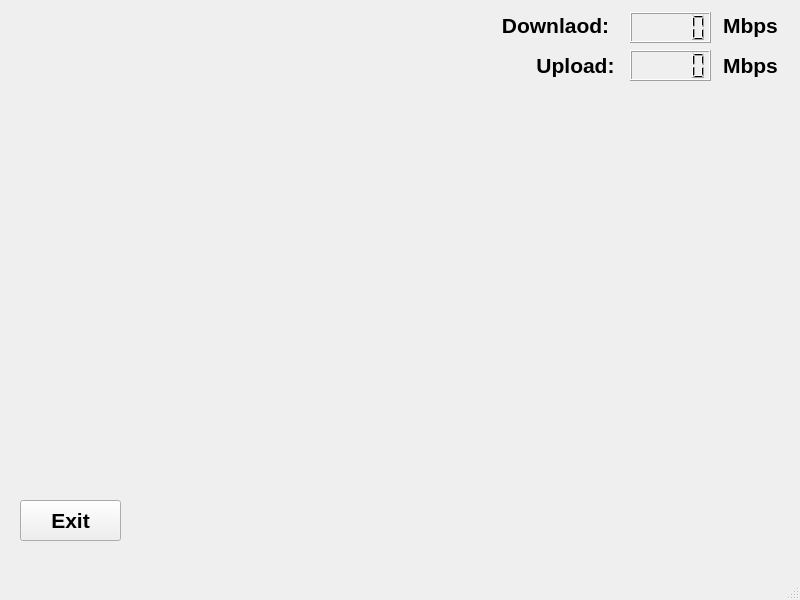
<?xml version="1.0" encoding="UTF-8"?>
<ui version="4.0">
 <class>MainWindow</class>
 <widget class="QMainWindow" name="MainWindow">
  <property name="geometry">
   <rect>
    <x>0</x>
    <y>0</y>
    <width>800</width>
    <height>600</height>
   </rect>
  </property>
  <property name="windowTitle">
   <string>MainWindow</string>
  </property>
  <widget class="QWidget" name="centralwidget">
   <widget class="QPushButton" name="exit_btn">
    <property name="geometry">
     <rect>
      <x>20</x>
      <y>500</y>
      <width>101</width>
      <height>41</height>
     </rect>
    </property>
    <property name="font">
     <font>
      <pointsize>16</pointsize>
      <weight>75</weight>
      <bold>true</bold>
     </font>
    </property>
    <property name="text">
     <string>Exit</string>
    </property>
   </widget>
   <widget class="QLabel" name="label">
    <property name="geometry">
     <rect>
      <x>480</x>
      <y>10</y>
      <width>151</width>
      <height>31</height>
     </rect>
    </property>
    <property name="font">
     <font>
      <pointsize>16</pointsize>
      <weight>75</weight>
      <bold>true</bold>
     </font>
    </property>
    <property name="text">
     <string>Downlaod:</string>
    </property>
    <property name="alignment">
     <set>Qt::AlignCenter</set>
    </property>
   </widget>
   <widget class="QLabel" name="label_2">
    <property name="geometry">
     <rect>
      <x>520</x>
      <y>50</y>
      <width>111</width>
      <height>31</height>
     </rect>
    </property>
    <property name="font">
     <font>
      <pointsize>16</pointsize>
      <weight>75</weight>
      <bold>true</bold>
     </font>
    </property>
    <property name="text">
     <string>Upload:</string>
    </property>
    <property name="alignment">
     <set>Qt::AlignCenter</set>
    </property>
   </widget>
   <widget class="QLCDNumber" name="lcd_download">
    <property name="geometry">
     <rect>
      <x>630</x>
      <y>12</y>
      <width>81</width>
      <height>31</height>
     </rect>
    </property>
    <property name="font">
     <font>
      <pointsize>16</pointsize>
      <weight>50</weight>
      <bold>false</bold>
     </font>
    </property>
   </widget>
   <widget class="QLCDNumber" name="lcd_upload">
    <property name="geometry">
     <rect>
      <x>630</x>
      <y>50</y>
      <width>81</width>
      <height>31</height>
     </rect>
    </property>
    <property name="font">
     <font>
      <pointsize>16</pointsize>
      <weight>50</weight>
      <bold>false</bold>
     </font>
    </property>
   </widget>
   <widget class="QLabel" name="label_3">
    <property name="geometry">
     <rect>
      <x>710</x>
      <y>50</y>
      <width>81</width>
      <height>31</height>
     </rect>
    </property>
    <property name="font">
     <font>
      <pointsize>16</pointsize>
      <weight>75</weight>
      <bold>true</bold>
     </font>
    </property>
    <property name="text">
     <string>Mbps</string>
    </property>
    <property name="alignment">
     <set>Qt::AlignCenter</set>
    </property>
   </widget>
   <widget class="QLabel" name="label_4">
    <property name="geometry">
     <rect>
      <x>710</x>
      <y>10</y>
      <width>81</width>
      <height>31</height>
     </rect>
    </property>
    <property name="font">
     <font>
      <pointsize>16</pointsize>
      <weight>75</weight>
      <bold>true</bold>
     </font>
    </property>
    <property name="text">
     <string>Mbps</string>
    </property>
    <property name="alignment">
     <set>Qt::AlignCenter</set>
    </property>
   </widget>
  </widget>
  <widget class="QMenuBar" name="menubar">
   <property name="geometry">
    <rect>
     <x>0</x>
     <y>0</y>
     <width>800</width>
     <height>26</height>
    </rect>
   </property>
  </widget>
  <widget class="QStatusBar" name="statusbar"/>
 </widget>
 <resources/>
 <connections/>
</ui>
